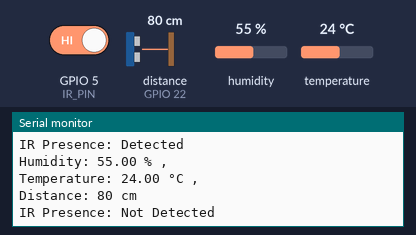
The sketch below on a simulated ESP32. On the bench: the last lines printed to the serial monitor. Wiring (inferred from the names in the program): ultrasonic range finder: trigger GPIO 23; echo GPIO 22. Inputs (shaded band) come from the test bench; at power-on: distance to the obstacle (sensor on GPIO 22) 80 cm, humidity 55 %, temperature 24 °C, GPIO 5 (IR_PIN) HIGH. The echo pulse lasts 58.3 µs per cm.

Above: at 1.3 s.
1.4 s: distance to the obstacle (sensor on GPIO 22) set to 2 cm
At 2.7 s:
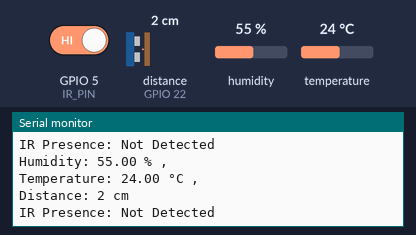
2.9 s: humidity set to 22 %
4.4 s: temperature set to 12 °C
5.9 s: distance to the obstacle (sensor on GPIO 22) set to 4 cm
At 7.3 s:
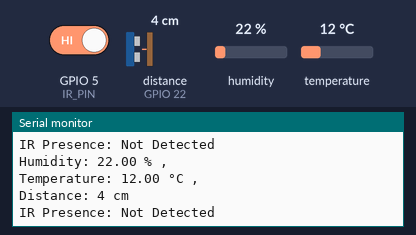
7.4 s: humidity set to 40 %
Timing chart, 0 to 9.9 s (numbered marks = the images above; inputs shaded):
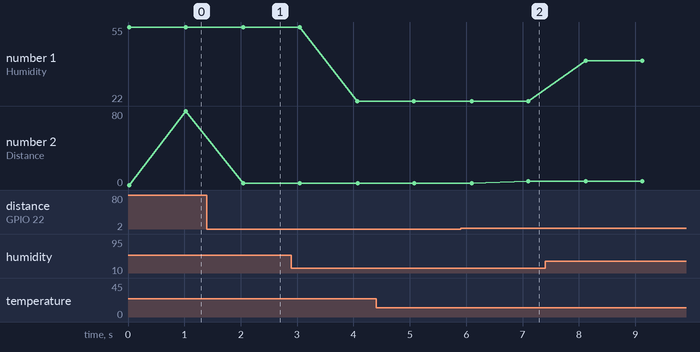

Measured:
- after the input at 1.4 s, the serial monitor: prints a new line after 0.65 s (image 1)
- after the input at 5.9 s, the serial monitor: prints a new line after 1.2 s (image 2)
- plotted number 1: 55 → 22 after the input at 2.9 s, 22 → 40 after the input at 7.4 s
- plotted number 2: 80 → 2 after the input at 1.4 s, 2 → 4 after the input at 5.9 s

The sketch:

Task_3.ino
```cpp
/*
Build a more advanced project where you integrate multiple sensors
(for example, a DHT sensor for temperature/humidity, an ultrasonic
sensor for distance, and an IR sensor for motion) and have each
sensor read performed in its own task. Each task updates a shared
global structure holding the latest sensor values. Finally print
the read values to the Serial terminal using another task, while
taking the mutex.

How It Works:
Sensor Tasks:
DHT Task: Reads temperature and humidity.
Ultrasonic Task: Measures distance.
IR Task: Detects motion or presence.
Each task locks the mutex before updating its respective fields in a
shared structure and then unlocks it.
Serial Monitor Printing Task: Periodically locks the mutex,
prints the complete sensor data, unlocks the mutex.

*/

#if CONFIG_FREERTOS_UNICORE
static const BaseType_t app_cpu = 0;
#else
static const BaseType_t app_cpu = 1;
#endif

#include <DHT.h>

struct SensorData {
  float DHT11temperature;  // To store temperature
  float DHT11humidity;
  float Ultrasonic_duratn;
  uint8_t Ultrasonic_len;  // To store length
  bool IR_presence;
};

SensorData data;

static SemaphoreHandle_t mutex;

#define DHT11_PIN 4
#define DHTTYPE DHT11


#define TRIG_PIN 23  // Trigger pin connected to GPIO23
#define ECHO_PIN 22  // Echo pin connected to GPIO22
#define IR_PIN 5     // IR sensor pin (adjust to your pin)

DHT DHT11_Sensor(DHT11_PIN, DHTTYPE);


void DHTTask(void *parameter) {
  while (1) {

    if(xSemaphoreTake(mutex, portMAX_DELAY)) //take mutex
    {
    data.DHT11humidity = DHT11_Sensor.readHumidity();
    data.DHT11temperature = DHT11_Sensor.readTemperature();

    xSemaphoreGive(mutex);                  //give mutex
    }
    vTaskDelay(500 / portTICK_PERIOD_MS);  // Delay for 2 seconds before reading again
  }
}


void PrintTask(void *parameter) {
  while (1) {

    if(xSemaphoreTake(mutex, portMAX_DELAY))  //take mutex
{
    Serial.print("Humidity: ");
    Serial.print(data.DHT11humidity);
    Serial.println(" % , ");
    Serial.print("Temperature: ");
    Serial.print(data.DHT11temperature);
    Serial.println(" °C , ");

    // Print the result to the Serial Monitor
    Serial.print("Distance: ");
    Serial.print(data.Ultrasonic_len);  // Print distance in centimeters
    Serial.println(" cm");

    Serial.print("IR Presence: ");
    Serial.println(data.IR_presence ? "Not Detected" : "Detected");

    xSemaphoreGive(mutex);  //give mutex
}
    vTaskDelay(1000 / portTICK_PERIOD_MS);  //for button debouncing
  }
}


void UltrasonicTask(void *parameter) {
  while (1) {
    if(xSemaphoreTake(mutex, portMAX_DELAY))  //take mutex
{
    digitalWrite(TRIG_PIN, LOW);   // Ensure the trigger pin is LOW to start
    delayMicroseconds(2);          // Wait for 2 microseconds
    digitalWrite(TRIG_PIN, HIGH);  // Set Trigger pin HIGH to send the pulse
    delayMicroseconds(10);         // Wait for 10 microseconds
    digitalWrite(TRIG_PIN, LOW);   // Set Trigger pin back to LOW

    // Read the duration of the Echo pulse
    data.Ultrasonic_duratn = pulseIn(ECHO_PIN, HIGH);  // Measure the pulse duration

    // Calculate the distance in centimeters (speed of sound: 343 meters per second)
    data.Ultrasonic_len = data.Ultrasonic_duratn * 0.0344 / 2;  // Divide by 2 because pulse travels to the object and back
    xSemaphoreGive(mutex);                                      //give mutex
}
    vTaskDelay(500 / portTICK_PERIOD_MS);                       // Delay for 0.5 seconds before checking again
  }
}

void IRTask(void *parameter) {
  while (1) {
    if(xSemaphoreTake(mutex, portMAX_DELAY))  // Take mutex
    {
    data.IR_presence = digitalRead(IR_PIN); //read the presence
    xSemaphoreGive(mutex);                 // Release mutex
    }
    vTaskDelay(500 / portTICK_PERIOD_MS);  // Delay for 0.5 seconds before checking again
  }
}


void setup() {

  Serial.begin(115200);
  pinMode(TRIG_PIN, OUTPUT);  // Set Trigger pin as output
  pinMode(ECHO_PIN, INPUT);   // Set Echo pin as input
  pinMode(IR_PIN, INPUT);     // Set IR sensor pin as input

  DHT11_Sensor.begin();

  mutex = xSemaphoreCreateMutex();  //created the semaphore


  xTaskCreatePinnedToCore(DHTTask,"DHT11 Task",2048,NULL,1,NULL,app_cpu);
  xTaskCreatePinnedToCore(PrintTask,"Print the data",1024,NULL,1,NULL,app_cpu);
  xTaskCreatePinnedToCore(UltrasonicTask,"Ultrasonic Task",2048,NULL,1,NULL,app_cpu);
  xTaskCreatePinnedToCore(IRTask,"IR Task",1024,NULL,1,NULL,app_cpu);

  vTaskDelete(NULL);

  // put your setup code here, to run once:
}

void loop() {
  // put your main code here, to run repeatedly:
}
```
